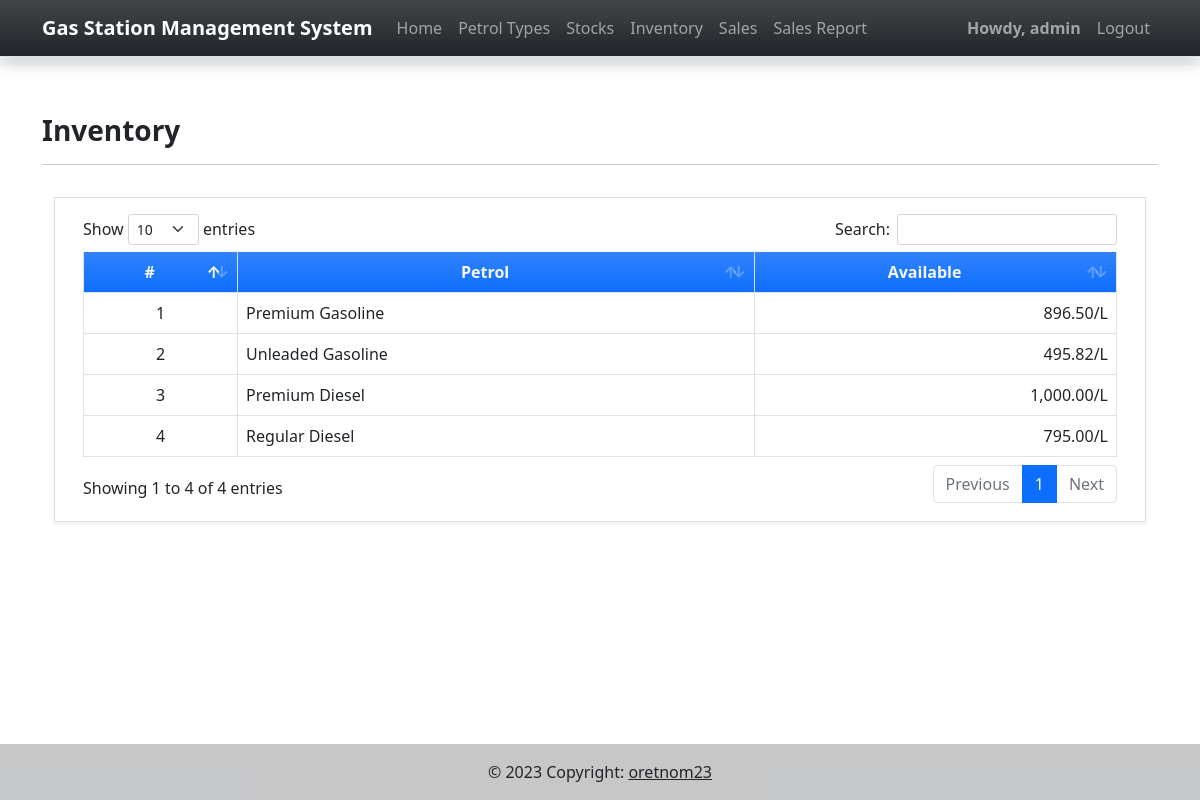
/inventory (signed in), run on the app's committed database.
### gsmsApp/models.py (models this page shows)
class Petrol(models.Model):
    name = models.CharField(max_length=250)
    description = models.TextField()
    status = models.CharField(max_length=2,choices=(('1','Active'),('0', 'Inactive')) , default = 1)
    price = models.FloatField(max_length=(15,2), default= 0)
    delete_flag = models.IntegerField(default = 0)
    date_added = models.DateTimeField(default = timezone.now)
    date_created = models.DateTimeField(auto_now = True)
    class Meta:
        verbose_name_plural = "Petrol Type List"
    def __str__(self):
        return str(f"{self.name}")
    def available(self):
        try:
            stockin = Stock.objects.filter(petrol = self).aggregate(models.Sum("volume"))['volume__sum']
            if stockin is None:
                stockin = 0
        except:
            stockin = 0
        try:
            sale = Sale.objects.filter(petrol = self).aggregate(models.Sum("volume"))['volume__sum']
            if sale is None:
                sale = 0
        except:
            sale = 0
            print(sale)
        return stockin - sale

### gsmsApp/views.py (the view)
# urls.py: path('inventory',views.inventory,name='inventory-page'),
@login_required
def inventory(request):
    context =context_data()
    context['page_title'] = "Inventory"
    context['page'] = "inventory_page"
    context['petrols'] = models.Petrol.objects.filter(delete_flag = 0, status = 1).all()
    return render(request, "inventory.html", context)

### gsmsApp/views.py (called while the page is built)
def context_data():
    context = {
        'page_name' : '',
        'page_title' : '',
        'system_name' : 'Gas Station Management System',
        'topbar' : True,
        'footer' : True,
    }
    return context

### gsmsApp/templates/inventory.html (shortened to what this page needs)
{% extends "base.html" %} {% load humanize %} {% load customfilter %} {% block pageContent %}
<h3 class="fw-bolder">{{page_title}}</h3>
<hr>
<section class="py-3">
    <div class="container">
        <div class="card rounded-0 shadow-sm blur">
            <div class="card-body">
                <div class="container-fluid">
                    <table class="table table-stripped table-bordered" id="petrol-table">
                        <colgroup>
                            <col width="15%">
                            <col width="50%">
                            <col width="35%">
                        </colgroup>
                        <thead>
                            <tr class="bg-primary bg-gradient text-light">
                                <th class="text-center">#</th>
                                <th class="text-center">Petrol</th>
                                <th class="text-center">Available</th>
                            </tr>
                        </thead>
                        <tbody>
                            {% for petrol in petrols %}
                            <tr>
                                <td class="text-center">{{forloop.counter}}</td>
                                <td class="">{{petrol}}</td>
                                <td class="text-end">{{ petrol.available|floatformat:2|intcomma }}/L</td>
                            </tr>
                            {% endfor %}
                        </tbody>
                    </table>
                </div>
            </div>
        </div>
    </div>
</section>
</div> {% endblock pageContent %}

### gsmsApp/templates/topNavigation.html (shortened to what this page needs)
{% load static %}
<header>
    <nav class="navbar navbar-expand-lg navbar-dark bg-dark bg-gradient fixed-top shadow border-bottom">
        <div class="container">
            <a class="navbar-brand" target="_blank" href="./">
                <b>{{system_name}}</b>
            </a>
            <div class="collapse navbar-collapse" id="navbarExample01">
                <ul class="navbar-nav me-auto mb-2 mb-lg-0" id="topNav">
                    <li class="nav-item">
                        <a class="nav-link" aria-current="page" href="{% url 'home-page' %}">Home</a>
                    </li>
                    <li class="nav-item">
                        <a class="nav-link" id="upload-btn" aria-current="page" href="{% url 'petrol-page' %}">Petrol Types</a>
                    </li>
                    <li class="nav-item">
                        <a class="nav-link" id="upload-btn" aria-current="page" href="{% url 'stock-page' %}">Stocks</a>
                    </li>
                    <li class="nav-item">
                        <a class="nav-link" id="upload-btn" aria-current="page" href="{% url 'inventory-page' %}">Inventory</a>
                    </li>
                    <li class="nav-item">
                        <a class="nav-link" id="upload-btn" aria-current="page" href="{% url 'sale-page' %}">Sales</a>
                    </li>
                    <li class="nav-item">
                        <a class="nav-link" id="upload-btn" aria-current="page" href="{% url 'sales-report-page' %}">Sales Report</a>
                    </li>
                </ul>
                <ul class="navbar-nav d-flex flex-row">
                    {% if user.id %}
                    <li class="nav-item">
                        <a class="nav-link"  href="{% url 'profile-page' %}"><b>Howdy, {{user.username}}</b></a>
                    </li>
                    <li class="nav-item">
                        <a class="nav-link" aria-current="page" href="{% url 'logout' %}">Logout</a>
                    </li>
                    {% endif %}
                </ul>
            </div>
        </div>
    </nav>
    <div id="intro" class="pt-2 text-center bg-light">
    </div>
</header>

### static/assets/default/css/style.css (style rules this page uses)
html, body { height: 100%; width: 100%; max-height: 100%; overflow: auto; display: flex; flex-direction: column; }
body>header { flex-shrink: auto; }

### gsmsApp/templates/topNavigation.html (style rules this page uses)
#intro { margin-top: 58px; }

### data on the page
Petrol: name "Premium Gasoline", available "896.50"
Petrol: name "Unleaded Gasoline", available "495.82"
Petrol: name "Premium Diesel", available "1,000.00"
Petrol: name "Regular Diesel", available "795.00"

### other printed values
{{ system_name }} "Gas Station Management System"
{{ user.username }} "admin"
{{ page_title }} "Inventory"
